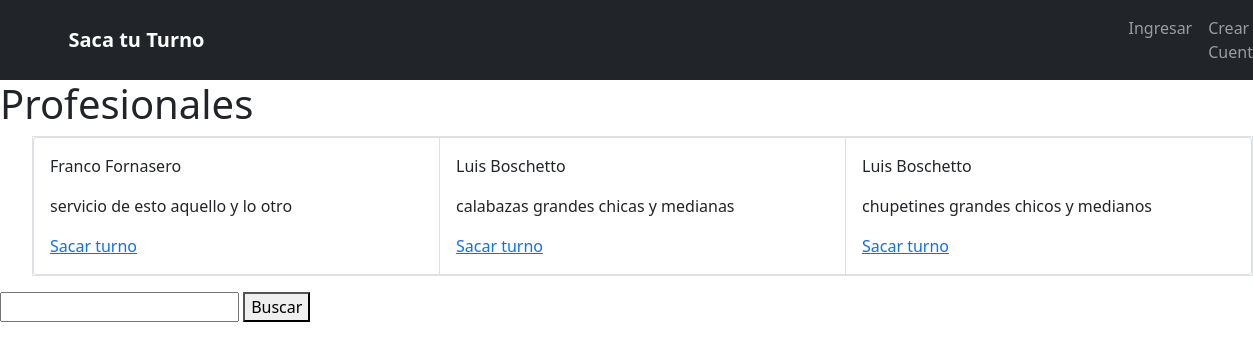
Before: /servicios/2/ with the older database file.
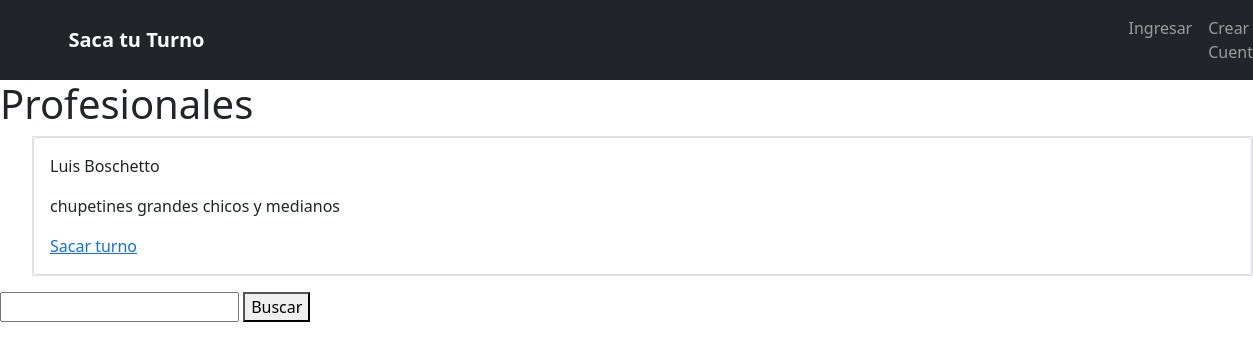
After: the same page with the newer database file.
### sitio/models.py (models this page shows, shortened)
class ServicioPrestado(models.Model):
    nombre = models.CharField(max_length=50, blank = False)       # NO LLEVA NOMBRE EL SERVICIO PRESTADO
    descripcion = models.TextField(max_length=150, blank = False)
    propietario = models.ForeignKey(User, on_delete=models.CASCADE)
    categoria = models.ForeignKey(Categoria, on_delete=models.CASCADE, blank = True, null= True)
    subcategoria = models.ForeignKey(SubCategoria, on_delete=models.CASCADE, blank = True, null= True)
    diasAtencion = models.ManyToManyField(Days)
    duracionTurno = models.IntegerField(default = 30, null= False, blank = False)
    ciudad = models.CharField(max_length= 20, choices = ciudades, blank = True, null= True)

### sitio/views.py (the view, shortened to what this page needs)
def servicios(request, id_subcategoria):
    servicios = ServicioPrestado.objects.filter(subcategoria_id = id_subcategoria)
    query = request.GET.get('buscar_servicio')
    return render(request, 'servicios.html', {'servicios': servicios})

### templates/servicios.html (shortened to what this page needs)
{% extends "base.html" %}
{%block content %}
    <h1> Profesionales </h1>
    <ul>
        <div class="card-group border border-black">
            {%for item in servicios %}
            <div class="card">
                <div class="card-body">
                    <div class="card-title"><p>{{item.propietario.first_name}} {{item.propietario.last_name}} </p> </div>
                    <div class="panel-text"><p>{{item.descripcion}}</p></div>
                    <div class="panel-foocter"><a href="{% url 'pedir_turno' item.id item.propietario.id %}">Sacar turno</a></div>
                </div>
            </div>
            {%endfor%}
        </div>
    </ul>
    <form method="GET">
        <div>
            <input type="text" name="buscar_servicio" id="">
            <button type="submit">Buscar</button>
        </div>
    </form>
{% endblock %}

### templates/base.html (shortened to what this page needs)
{% include 'header.html' %}
<body>
    {% block content %}
    {% endblock %}
</body>

### templates/header.html (shortened to what this page needs)
{% load static %}
<!DOCTYPE html>
<html lang="en">
<head>
    <link href="https://cdn.jsdelivr.net/npm/bootstrap@5.1.0/dist/css/bootstrap.min.css" rel="stylesheet">
    <link rel="stylesheet" href="{% static 'sitio/styles.css' %}">
    <link rel="stylesheet" href="{% static 'fullcalendar/main.css' %}">
</head>
<body>
      <nav class="navbar navbar-expand-lg navbar-dark fondoheader">
        <div class="container">
            <a class="navbar-brand negrita" href="{% url 'home' %}"> Saca tu Turno </a>
            <div class="collapse navbar-collapse" id="navbarSupportedContent">
                <ul class="navbar-nav mr-auto">
                    {% if request.user.is_active %}
                      <li class="nav-item estiloheader"><a class ="nav-link" href="{% url 'perfil' request.user.id %}">Perfil</a></li>
                      <li class="nav-item"><a class ="nav-link" href="{%url 'logout'%}">Cerrar Sesion</a></li>
                    {% else %}
                      <li class="nav-item estiloheader" ><a class ="nav-link" href= "{%url 'login'%}">Ingresar</a></li>
                      <li class="nav-item" ><a class ="nav-link" href= "{%url 'crearcuenta'%}">Crear Cuenta</a></li>
                    {% endif %}
                </ul>
            </div>
        </div>
    </nav>
</body>
</html>

### static/sitio/styles.css (style rules this page uses)
.estiloheader { margin-left: 900px; }
.fondoheader { background-color: var(--bs-dark); }
.negrita { font-weight: 900 ; }

### static/fullcalendar/main.css (style rules this page uses)
:root { --fc-daygrid-event-dot-width: 8px; }
:root { --fc-list-event-dot-width: 10px; --fc-list-event-hover-bg-color: #f5f5f5; }

Changed rows visible on the page:
removed ServicioPrestado: propietario.first_name "Franco", propietario.last_name "Fornasero", descripcion "servicio de esto aquello y lo otro"
removed ServicioPrestado: propietario.first_name "Luis", propietario.last_name "Boschetto", descripcion "calabazas grandes chicas y medianas"
